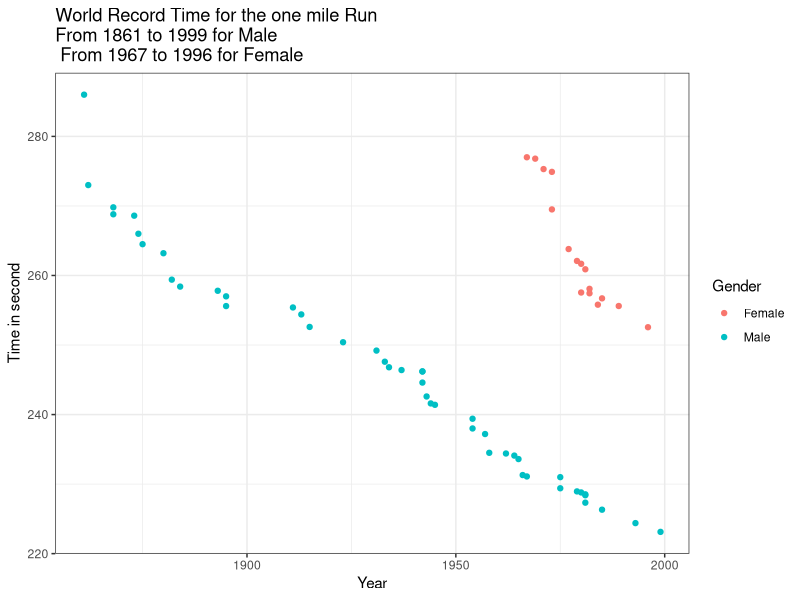
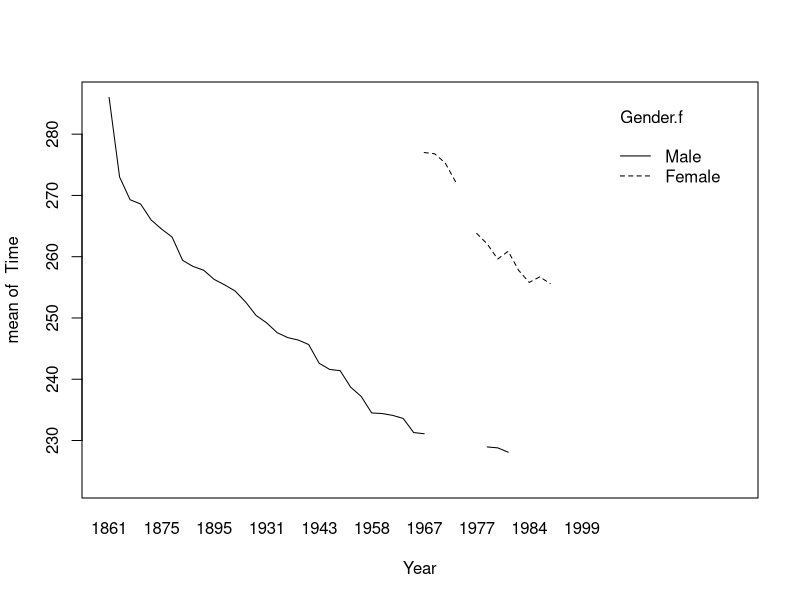
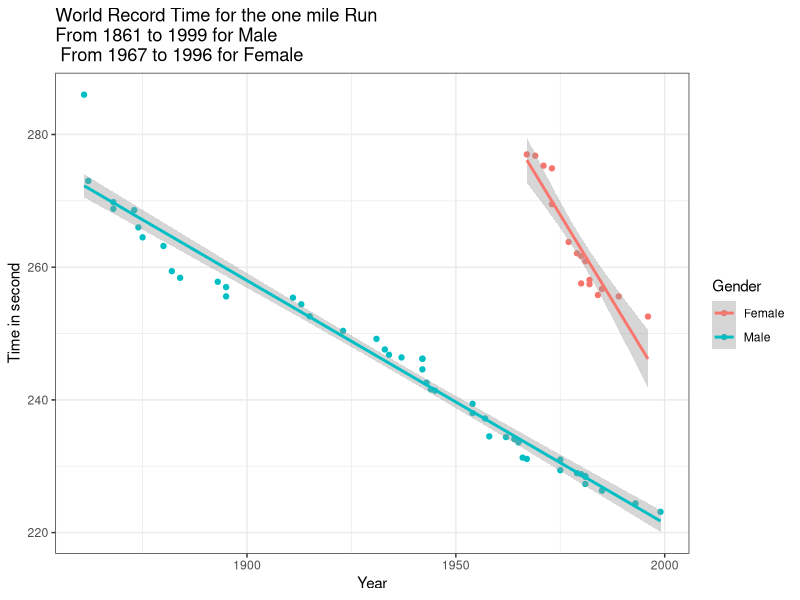

Generate these figures, in order, with R:
## ---- chunk 1
#Setting up Matrix Y
Y <- matrix(c(22,23,24,22,26,16,18,19,28,27,29,29),12,1)
Y

#Setting up matrix X
X <- matrix(rep(0,36),12,4)
X[,1] = 1 ;X[1:5,2]=1; X[6:8,3]=1; X[9:12,4]=1
X

## ---- chunk 2
#Computing X^tX
XtX <- t(X)%*%(X)
XtXc <- matrix(rep(0,36),4,4)
#Computing one of the conditional inverse
XtXc[2:4,2:4] <-solve(XtX[2:4,2:4])
XtXc
## ---- chunk 3
#Computing s2
df <- 12-3 #n=12 and reading X we can see r(X)=3 
I <- diag(12)
SSres <- t(Y)%*%(I-X%*%XtXc%*%t(X))%*%Y
SSres
s2 <- SSres/df
## ---- chunk 4
#Testing for estimablility using Thm 6.10
t1 <- matrix(c(1,2,1,0),4,1)
t(t1)%*%XtXc%*%XtX
## ---- chunk 5
#Computing Beta
b <- XtXc%*%t(X)%*%Y
b
#Computing 90% CI interval for 2nd type of bulb
t2 <- matrix(c(0,0,1,0),4,1)
tstat_halfalpha <- qt(0.95,df)
t2.std <- tstat_halfalpha*sqrt(s2*(t(t2)%*%XtXc%*%t2))
CI.90 <- c(t(t2)%*%b - t2.std,t(t2)%*%b + t2.std)
CI.90
## ---- chunk 6
#Testing for H_0:tau.1=tau.3 and H_1:tau.1!=tau.3 
C <- matrix(c(0,1,0,-1),1,4)
#C has a rank of 2
dst <- 0
numerator <- (t(C%*%b-dst)%*%solve(C%*%XtXc%*%t(C))%*%C%*%b-dst)
Fstat <- (numerator/2)/s2
pf(Fstat,2,df,lower=F)
## ---- chunk 7
library(ggplot2)
mile2 <- read.csv(file="mile2.csv")
mile2$Gender.f <- factor(mile2$Gender)
g1 <- ggplot(mile2, aes(x=Year, y=Time,colour=Gender)) + geom_point()
g2 <- g1 + labs(x="Year", y="Time in second",
         title="World Record Time for the one mile Run 
From 1861 to 1999 for Male \n From 1967 to 1996 for Female")
g2 + theme_bw()
## ---- chunk 8
#Determine if there are interaction using R
with(mile2, interaction.plot(Year,Gender.f, Time))
model <- lm(Time~Gender.f+Year, mile2)
imodel <- lm(Time~Gender.f*Year, mile2)
anova(model,imodel)
## ---- chunk 9
library(MASS)
library(Matrix)
g3 <- g2 + geom_smooth(method = lm)
g3+theme_bw()
#Computing Beta
Y <- mile2$Time
n <- length(Y)
X <- matrix(0,n,6)
X[,1] <- 1
X[cbind(1:n,as.numeric(mile2$Gender.f)+1)] <-1
X[,4] <- mile2$Year
X[cbind(1:n,as.numeric(mile2$Gender.f)+4)] <- mile2$Year
XtX <- t(X)%*%X
r <- rankMatrix(X)[1]
XtXc <- matrix(0,6,6)
M <- XtX[c(2:3,5:6),c(2:3,5:6)]
XtXc[c(2:3,5:6),c(2:3,5:6)] <-  solve(M)
b <- XtXc%*%t(X)%*%Y
b
## ---- chunk 10
(1355.6777866)/(0.6675093)
#Computing time taken in 2030.95 for female
t1 <- matrix(c(1,1,0,1,(1355.6777866)/(0.6675093),0),6,1)
t(t1)%*%b
#Computing time taken in 2030.95 for female
t2 <- matrix(c(1,0,1,1,0,(1355.6777866)/(0.6675093)),6,1)
t(t2)%*%b
## ---- chunk 11
t(t1)%*%XtXc%*%XtX

t(t2)%*%XtXc%*%XtX
## ---- chunk 12
confint(imodel)
## ---- chunk 13
C <- matrix(c(0,0,0,0,0,1),1,6)
#C has a rank of 1
dst <- -0.4
numerator <- t(C%*%b-dst)%*%solve(C%*%XtXc%*%t(C))%*%(C%*%b-dst)
Fstat <- (numerator)/s2
Fstat
pf(Fstat,1,df,lower=F)
## ---- chunk 14
#Solving for n3
100/(1+(7/sqrt(2)))

#Solving for n1=n2
16.80744/sqrt(2)
## ---- chunk 15
#Performing random selection
n <- c(12,12,16)
nsum <- sum(n)
x <- sample(nsum, nsum)
n1 <- x[1:n[1]]
n2 <- x[n[1]+1:n[2]]
n3 <- x[n[2]+1:n[3]]
## ---- chunk 16
n1
## ---- chunk 17
n2
## ---- chunk 18
n3
